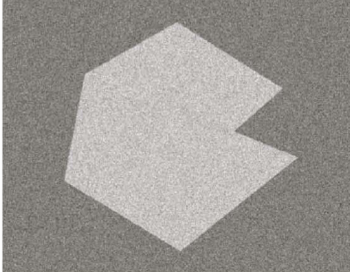
%> input picture project8/codes/withnoise.PNG, 350 x 272 px
$ octave main_Otsu.m   (GNU Octave 9; MATLAB toolbox functions it lacks are replaced by stand-ins)
%> lines starting %> are read from the running program, lines starting %| are printed output that depends on the picture
%Harris角点提取算法并精确至亚像素级
clear;clc;
tic; %计时开始
Image_a = imread('withnoise.png'); % 读取图像
%> Image_a is the input picture: size 272x350x3 uint8; mean R, G, B 153.6, 150.3, 146
Image_a = rgb2gray(Image_a);% 转化为灰度图像
%> Image_a: size 272x350 uint8
Image=Image_a ;
%%%%%%%%%%%%%%%%%%%%%%%%%%%角点从第5行第5列开始找%%%%%%%%%%%%%
Image(1:4,:)=[];
Image(:,end-3:end)=[];
%> Image: size 268x346 uint8
Image(end-3:end,:)=[];
%> Image: size 264x346 uint8
Image(:,1:4)=[];
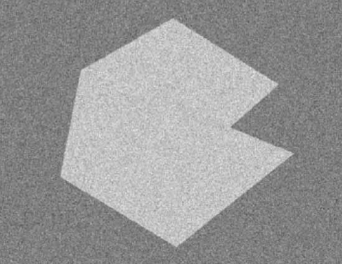
%> Image: size 264x342 uint8; min 87, max 226, mean 151
HdImage=Image;                  % 转化后的灰度图像
fx = [-1 0 1;-1 0 1;-1 0 1]; % x方向的Prewitt算子，用于对x方向滤波
Ix = filter2(fx,HdImage);     % 对x方向滤波
fy = [-1 -1 -1;0 0 0;1 1 1]; % y方向的Prewitt算子，用于对y方向滤波
Iy = filter2(fy,HdImage);% 对y方向滤波
Ix2 = Ix.^2; % .^2用来求数组的平方
Iy2 = Iy.^2; % .^2用来求数组的平方
Ixy = Ix.*Iy;% 数组相乘
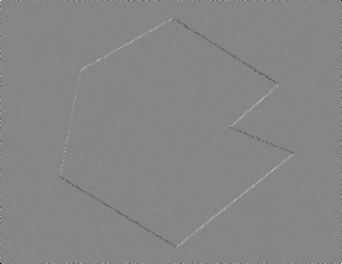
%> Ixy: size 264x342 double; min -73706, max 66306, mean 15.3; drawn with min black and max white
h= fspecial('gaussian',[60 60],2); % 产生9*9的高斯窗口，sigma=2，产生的窗口越大，得到的角点越少（7-11）
A = filter2(h,Ix2);% 用产生的高斯窗口处理Ix2得到A
B = filter2(h,Iy2);% 用产生的高斯窗口处理Iy2得到B
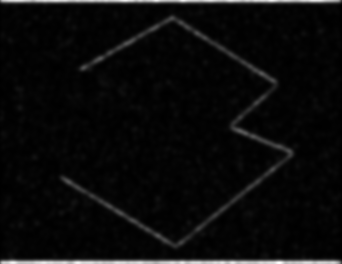
%> B: size 264x342 double; min 100.3, max 35366.5, mean 1590.4; drawn with min black and max white
C = filter2(h,Ixy); % 用产生的高斯窗口处理Ixy得到C
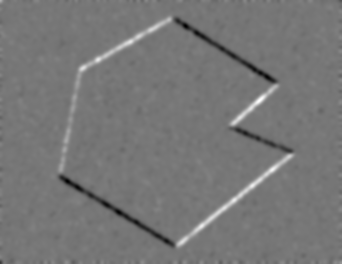
%> C: size 264x342 double; min -6244.1, max 7140.7, mean 15.4; drawn with min black and max white
height = size(HdImage,1); % 计算图像的第一维的元素数，即行数
%> height = 264
width = size(HdImage,2);  % 计算图像的第二维的元素数，即列数
%> width = 342
CRF = zeros(height,width);  % 生成一个和图像大小一致的全0的double型数组，用来保存角点响应函数值
CRFmax = 0; % 保存图像中最大的角点响应函数值
%M = [A(i,j) C(i,j);C(i,j) B(i,j)];
%CRF(i,j) = det(M)-0.05*(trace(M))^2; % 计算角点响应函数值，k的取值一般在0.04--0.06
CRF=(A.*B - C.^2) - 0.05*(A + B).^2; % 代码的优化把for循环改为向量循环，k=0.05
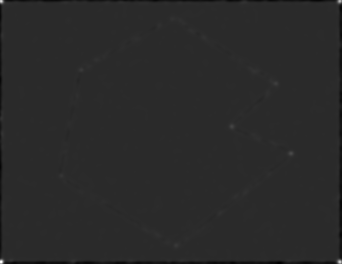
%> CRF: size 264x342 double; min -56548513.1, max 283044642.2, mean -177126.5; drawn with min black and max white
CRFmax=max(max(CRF)); % ME01=max(E02)%对一个矩阵的每一列求最大值；找到最大的角点响应函数（用来设置阈值时用）
%> CRFmax = 283044642.2
l=ordfilt2(CRF,10^2,ones(10));% 生成在7*7的窗口进行非最大值抑制（排序滤波器）
k=(l==CRF)&(CRF>0.001*CRFmax);% 设定阈值为0.01*CRFmax,只有是局部最大值并且角点响应函数值大于阈值才是角点
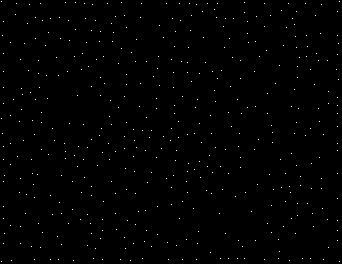
%> k: size 264x342 logical; 0.5% white in thin lines or dots
[v1,u1] = find(k); % 找到角点的位置，并保存,m*n图像中，u是n量，纵坐标，v是m量，横坐标。
%> v1 = 454 values from 2 to 262; u1 = 454 values from 2 to 340
v=v1+4;
%> v = 454 values, max 266 at index 3, min 6 at index 1, mean 133.4
u=u1+4;
%> u = 454 values from 6 to 344
count = size(v,1);  % 用来记录角点的个数
%> count = 454
disp('检测到的角点个数为：')
disp(count) % 输出角点个数
%| 454
figure,imshow(HdImage);  % 显示灰度图像
hold on;
plot(u1,v1,'g.');% 在灰度图像上用绿色‘.‘标出角点的位置
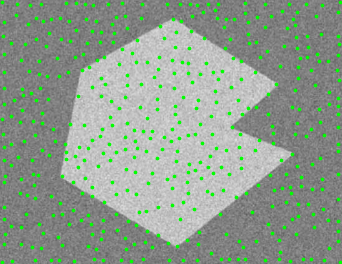
%> figure redrawn from the program's plot data

$ run again, with project8/codes/explode.PNG copied over project8/codes/withnoise.PNG
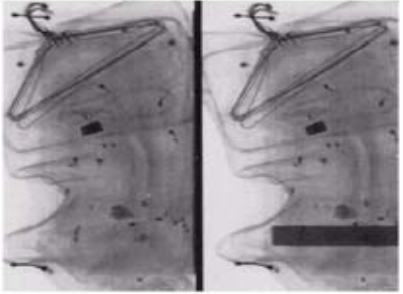
%> input picture project8/codes/explode.PNG, 403 x 294 px
%> Image_a is the input picture: size 294x403x3 uint8; mean R, G, B 146.7, 141.9, 147.5
%> Image_a: size 294x403 uint8
%> CRFmax = 2.1e+09
%> `k=(l==CRF)&(CRF>0.001*CRFmax);`:
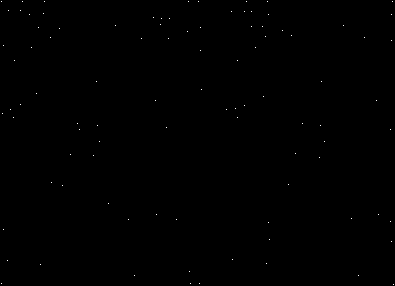
%> k: size 286x395 logical; 0.08% white in thin lines or dots
%> v1 = 96 values from 2 to 285; u1 = 96 values from 2 to 394
%> v = 96 values, max 289 at index 96, min 6 at index 1, mean 112.3
%> u = 96 values from 6 to 398
%> count = 96
%| 96
%> `plot(u1,v1,'g.');`:
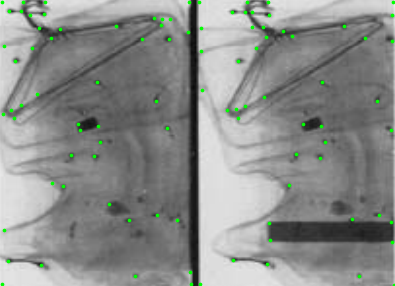
%> figure redrawn from the program's plot data

$ run again, with project8/codes/page33.PNG copied over project8/codes/withnoise.PNG
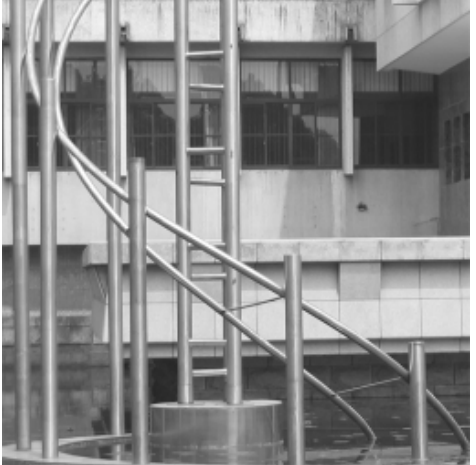
%> input picture project8/codes/page33.PNG, 476 x 465 px
%> Image_a is the input picture: size 465x476x3 uint8; min 39, max 255, mean 138.3
%> Image_a: size 465x476 uint8
%> CRFmax = 2.95e+09
%> `k=(l==CRF)&(CRF>0.001*CRFmax);`:
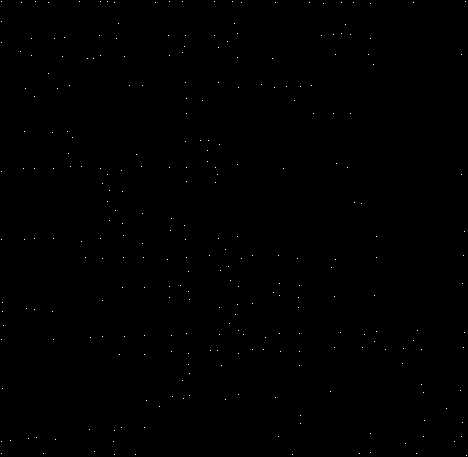
%> k: size 457x468 logical; 0.13% white in thin lines or dots
%> v1 = 277 values from 2 to 456; u1 = 277 values from 2 to 467
%> v = 277 values, max 460 at index 277, min 6 at index 1, mean 230.7
%> u = 277 values from 6 to 471
%> count = 277
%| 277
%> `plot(u1,v1,'g.');`:
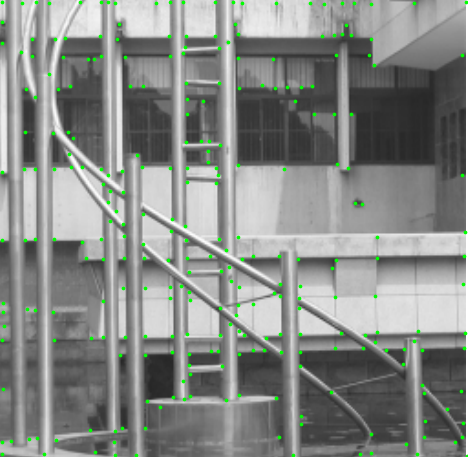
%> figure redrawn from the program's plot data
